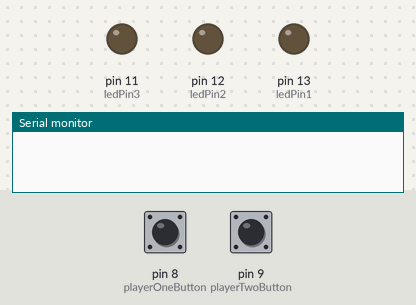
A sketch run on a simulated Arduino Uno, built with avr-gcc and run on an emulated ATmega328P. Parts: output pins drawn as LEDs (lit = HIGH), the last lines printed to the serial monitor. The inputs (shaded band) are chosen by the test bench; at power-on: pin 8 (playerOneButton) LOW, pin 9 (playerTwoButton) LOW.

Above: at 1.2 s.
1.3 s: pin 8 (playerOneButton) pulled HIGH for 0.25 s
At 1.5 s:
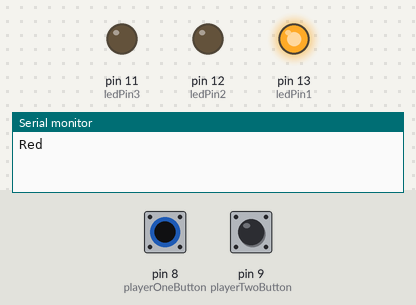
3.1 s: pin 9 (playerTwoButton) pulled HIGH for 0.25 s
At 3.3 s:
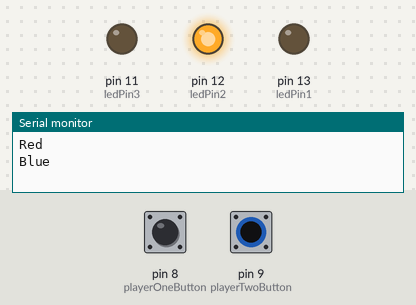
4.9 s: pin 9 (playerTwoButton) pulled HIGH for 3.2 s
At 8.8 s:
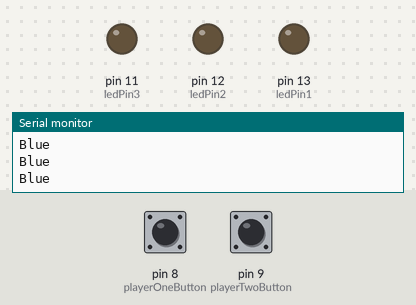
9.7 s: pin 8 (playerOneButton) pulled HIGH for 3.2 s
At 11.2 s:
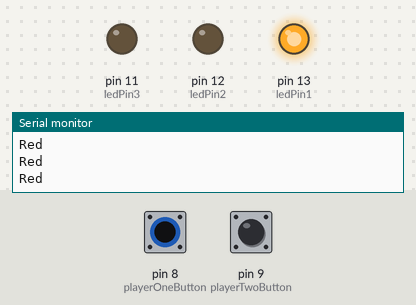
14.5 s: pin 8 (playerOneButton) driven HIGH and pin 9 (playerTwoButton) driven HIGH
At 14.9 s:
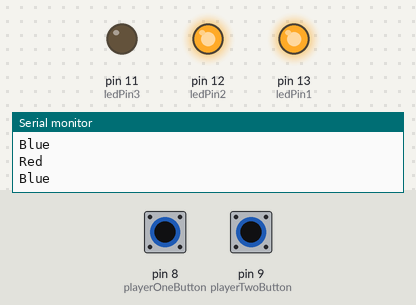
Timing chart, 0 to 17.1 s (numbered marks = the images above; inputs shaded):
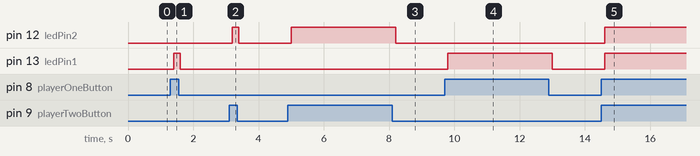

Measured:
- after the input at 1.3 s, pin 13 (ledPin1): LOW → HIGH after 0.10 s, → LOW 0.20 s later
- after the input at 3.1 s, pin 12 (ledPin2): LOW → HIGH after 0.10 s, → LOW 0.20 s later
- after the input at 4.9 s, pin 12 (ledPin2): LOW → HIGH after 0.10 s, → LOW 3.2 s later
- after the input at 9.7 s, pin 13 (ledPin1): LOW → HIGH after 0.10 s, → LOW 3.2 s later
- after the input at 14.5 s, pin 12 (ledPin2), pin 13 (ledPin1): LOW → HIGH after 0.10 s

The sketch:

roadcross.ino
```cpp
int playerBlue = 5;
int playerRed = 5;

int playerOneButton = 8; //pin no for player button
int playerTwoButton = 9; //pin no for player button
int ledPin1 = 13; //pin no for LED output
int ledPin2 = 12;
int ledPin3 = 11;

int playerOneVal = 0; //to be the value of the input button
int playerTwoVal = 0; //to be the value of the input button

void setup() {
  Serial.begin(9600);
  // put your setup code here, to run once:

  pinMode(playerOneButton, INPUT);
  pinMode(playerTwoButton, INPUT);
  pinMode(ledPin1, OUTPUT);
  pinMode(ledPin2, OUTPUT);
  pinMode(ledPin3, OUTPUT);

  //turn them all off to begin with
  digitalWrite(ledPin1, LOW);
  digitalWrite(ledPin2, LOW);
  digitalWrite(ledPin3, LOW);
}

void loop() {
  // put your main code here, to run repeatedly:
  playerOneVal = digitalRead(playerOneButton);
  playerTwoVal = digitalRead(playerTwoButton);

  //check the input and count a press if pressed.
  //pass to keypress function.
  //Serial.println(playerOneVal);
  //Serial.println(playerTwoVal);

  //drawObjects code from lua example will become output to LEDs.
  if (playerOneVal != 0) {
    digitalWrite(ledPin1, HIGH);
    Serial.println("Red");
  } else {
    digitalWrite(ledPin1, LOW);
  }
  if (playerTwoVal != 0) {
    digitalWrite(ledPin2, HIGH);
    Serial.println("Blue");
  } else {
    digitalWrite(ledPin2, LOW);
  }

  delay(200);

}

//checks that the player score does not exceed boundaries, and the sum of both is 10
//returns true or false if the score is able to be incremented
/*boolean checkScore(player) {
  if (playerBlue + playerRed == 10 && player >= 0 && player < 10 ) {
    return true;
  } else {
    return false;
  }
}*/
```
